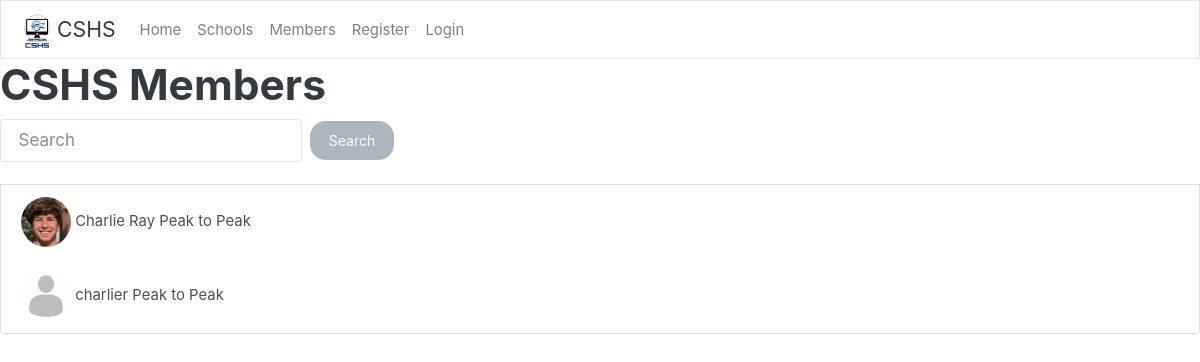
/users/view/, run on the app's committed database.
### users/models.py (models this page shows)
class User(AbstractUser):
    username = models.CharField(_("username"), max_length=100)
    email = models.EmailField(_('email address'), unique=True)
    USERNAME_FIELD = 'email'
    REQUIRED_FIELDS = ['username']
    objects = UserManager()

### profiles/models.py (models this page shows)
class Profile(models.Model):
    user = models.OneToOneField(settings.AUTH_USER_MODEL, on_delete=models.CASCADE)
    school = models.ForeignKey(School, on_delete=models.DO_NOTHING, related_name="students", null=True)
    grade = models.IntegerField()
    picture = models.ImageField(upload_to="profile_picture", blank=True)
    github = models.URLField(max_length=300)
    teir = models.IntegerField()
    bio = models.TextField()
    @property
    def safe_img_url(self):
        if self.picture:
            return self.picture.url
        else:
            return "/media/profile_picture/defaultprofile.jpg"

### schools/models.py (models this page shows, shortened)
class School(models.Model):
    name = models.CharField(max_length=50)
    logo = models.ImageField(upload_to="school_logos", blank=True)
    overseer = models.OneToOneField(settings.AUTH_USER_MODEL, on_delete=models.SET_NULL, null=True, related_name="overseer_of")
    tech_spec = models.OneToOneField(settings.AUTH_USER_MODEL, on_delete=models.SET_NULL, null=True, related_name="techincal_specialist_of")
    proj_man = models.OneToOneField(settings.AUTH_USER_MODEL, on_delete=models.SET_NULL, null=True, related_name="project_manager_of")
    tut_out = models.OneToOneField(settings.AUTH_USER_MODEL, on_delete=models.SET_NULL, null=True, related_name="tutoring_outreach_of")
    coms = models.OneToOneField(settings.AUTH_USER_MODEL, on_delete=models.SET_NULL, null=True, related_name="communications_of")

### users/views.py (the view, shortened to what this page needs)
# urls.py: path("view/", views.view_users, name="view_users"),
def view_users(response):
    users = User.objects.all()
    usernames = [user.username for user in users]
    users = list(users)
    return render(response, "users/users.html", {'users':users})

### users/templates/users/users.html (shortened to what this page needs)
{% extends "main/home.html" %}
{% load crispy_forms_tags %}
{% block constantcontent %}
<div class="list-group">
    <h1>CSHS Members</h1>
    <form id="schoolform" action="" method="post" enctype="multipart/form-data" class="form-inline my-2 my-lg-0">
        <input class="form-control mr-sm-2" type="text" placeholder="Search" name='usersearch'>
        <button class="btn btn-secondary my-2 my-sm-0" name="submit" type="submit" id='formsubmit'>Search</button>
    </form>
    <br>
    {% for member in users %}
        {% if not member.profile %}
        <a href="/profile/{{member.id}}" class="list-group-item list-group-item-action">
            <img src="/media/profile_picture/defaultprofile.jpg" class="profile-picture">
            {{member.username}} <small>Member has no profile</small>
        </a>
        {% else %}
        <a href="/profile/{{member.id}}" class="list-group-item list-group-item-action">
            <img src="{{member.profile.safe_img_url}}" class="profile-picture">
            {{member.username}} {{member.profile.school.name}}
        </a>
        {% endif %}
    {% endfor %}
  </div>
{% endblock %}

### users/templates/users/users.html (style rules this page uses)
.profile-picture { width: 50px; height: 50px; object-fit:cover; border-radius:50%; margin:auto; }

### data on the page
User: profile.safe_img_url (picture), username "Charlie Ray", profile.school.name "Peak to Peak"
User: shows a picture, username "charlier", profile.school.name "Peak to Peak"
